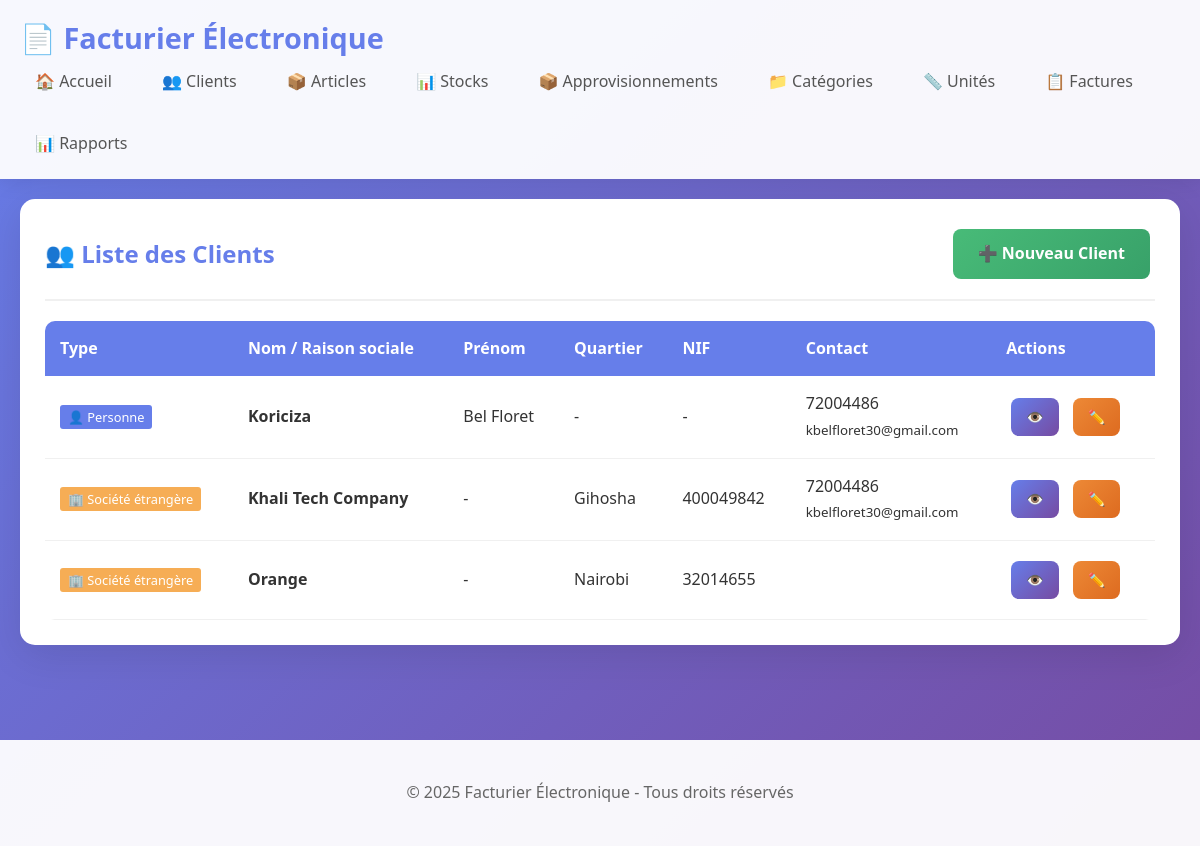
Before: /clients with the older database file.
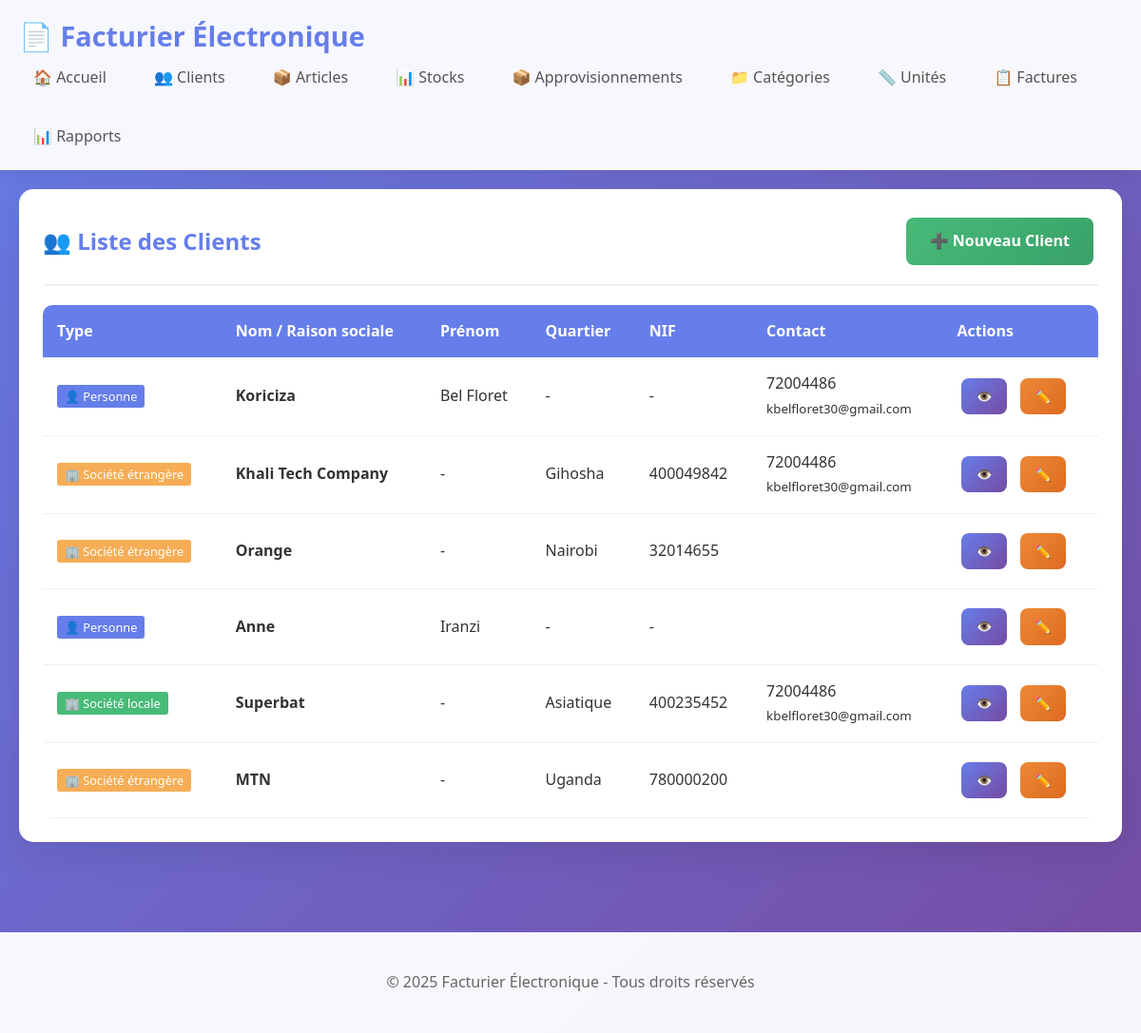
After: the same page with the newer database file.
### models.py (models this page shows, shortened)
class Client(db.Model):
    __tablename__ = 'clients'
    id = db.Column(db.Integer, primary_key=True)
    type_client = db.Column(db.String(10), nullable=False, default='person')
    nom = db.Column(db.String(100), nullable=False)
    prenom = db.Column(db.String(100))
    quartier = db.Column(db.String(100))
    avenue = db.Column(db.String(100))
    numero = db.Column(db.String(20))
    nif = db.Column(db.String(50))
    telephone = db.Column(db.String(20))
    email = db.Column(db.String(100))
    date_creation = db.Column(db.DateTime, default=datetime.utcnow)
    factures = db.relationship('Facture', back_populates='client', lazy=True)

### app.py (the view)
@app.route('/clients')
def clients_list():
    clients = Client.query.all()
    return render_template('clients_list.html', clients=clients)

### templates/clients_list.html
{% extends "base.html" %}
{% block content %}
<div class="card">
    <div class="card-header">
        <h2>👥 Liste des Clients</h2>
        <a href="{{ url_for('client_new') }}" class="btn btn-success">➕ Nouveau Client</a>
    </div>
    <div class="table-responsive">
        <table>
            <thead>
                <tr>
                    <th>Type</th>
                    <th>Nom / Raison sociale</th>
                    <th>Prénom</th>
                    <th>Quartier</th>
                    <th>NIF</th>
                    <th>Contact</th>
                    <th>Actions</th>
                </tr>
            </thead>
            <tbody>
                {% for client in clients %}
                <tr>
                    <td>
                        {% if client.type_client == 'person' %}
                        <span style="background: #667eea; color: white; padding: 3px 8px; border-radius: 3px; font-size: 0.8rem;">👤 Personne</span>
                        {% elif client.type_client == 'Société locale'  %}
                        <span style="background: #48bb78; color: white; padding: 3px 8px; border-radius: 3px; font-size: 0.8rem;">🏢 Société locale</span>
                        {% else  %}
                        <span style="background: #f6ad55; color: white; padding: 3px 8px; border-radius: 3px; font-size: 0.8rem;">🏢 Société étrangère</span>
                        {% endif %}
                    </td>
                    <td><strong>{{ client.nom }}</strong></td>
                    <td>{{ client.prenom or '-' }}</td>
                    <td>{{ client.quartier or '-' }}</td>
                    <td>{{ client.nif or '-' }}</td>
                    <td>
                        {% if client.telephone %}{{ client.telephone }}{% endif %}
                        {% if client.email %}<br><small>{{ client.email }}</small>{% endif %}
                    </td>
                    <td>
                        <a href="{{ url_for('client_detail', id=client.id) }}" class="btn btn-primary btn-sm">👁️</a>
                        <a href="{{ url_for('client_edit', id=client.id) }}" class="btn btn-warning btn-sm">✏️</a>
                    </td>
                </tr>
                {% endfor %}
            </tbody>
        </table>
    </div>
</div>
{% endblock %}

Changed rows visible on the page:
added Client: type_client "👤 Personne", nom "Anne", prenom "Iranzi", quartier "-", nif "-"
added Client: type_client "🏢 Société locale", nom "Superbat", prenom "-", quartier "Asiatique", nif "400235452", telephone "72004486", email "kbelfloret30@gmail.com"
added Client: shows "🏢 Société étrangère", nom "MTN", prenom "-", quartier "Uganda", nif "780000200"
